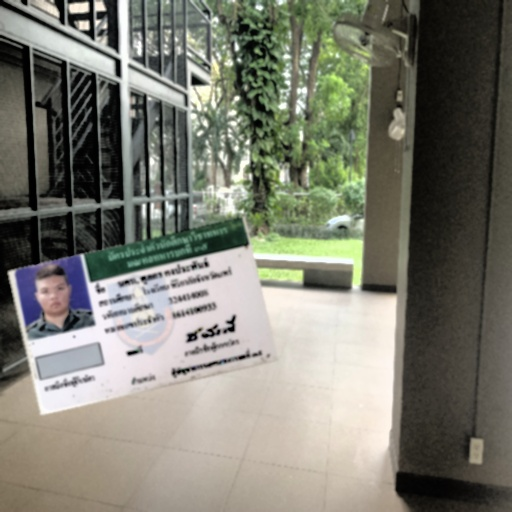
#> input picture dataset/IMG_0623_pii_card2.jpg, 512 x 512 px, found by its file name
$ jupyter execute blurring_image.ipynb
#> lines starting #> are read from the running program, lines starting #| are printed output that depends on the picture
### Blur the output image with Gaussian blur

[cell 1]
# install dependacy
import numpy as np
import cv2
import matplotlib.pyplot as plt

[cell 2]
# convert yolo input to normal input
def convert_ratio(img,centerx,centery,wide,height):
    img_wide,img_height = img.shape[1],img.shape[0]
    centerx = centerx * img_wide
    centery = centery * img_height
    startx = centerx - wide*img_wide/2
    starty = centery - height*img_height/2
    return int(startx),int(starty),int(wide*img_wide),int(height*img_height)

[cell 3]
def blur_image(img):
    image_blurred = cv2.GaussianBlur(img, (9, 9), 1)
    # Generate noise with same shape as that of the image
    noise = np.random.normal(0,50, image_blurred.shape)
    # Add the noise to the image
    img_noised = image_blurred + noise
    img_noised = np.clip(img_noised, 0, 255).astype(np.uint8)
    return img_noised

[cell 4]
def get_blur_image(img,startx,starty,wide,height):
    startx,starty,wide,height = convert_ratio(img,startx,starty,wide,height)
    plt.imshow(img)
    plt.show()
    blured_image = np.copy(img)
    crop_image = img[starty : starty + height , startx : startx + wide]
    plt.imshow(crop_image)
    plt.show()
    crop_image_blurred = blur_image(crop_image)
    plt.imshow(crop_image_blurred)
    plt.show()
    blured_image[starty : starty + height , startx : startx + wide] = crop_image_blurred
    plt.imshow(blured_image)
    plt.show()
    return blured_image

[cell 5]
# test the blurred function
img1 = cv2.imread("../Auto-blur-PII/dataset/IMG_0623_pii_card2.jpg")
#> img1 is the input picture: shape (512, 512, 3); mean B, G, R 112, 123.4, 123.5
img1 = cv2.cvtColor(img1, cv2.COLOR_BGR2RGB)
# 1 0.4384765625 0.65234375 0.556640625 0.42578125
# 1 0.279296875 0.6171875 0.53125 0.390625
get_blur_image(img1,0.279296875,0.6171875,0.53125,0.390625)
#> in get_blur_image, `startx,starty,wide,height = convert_ratio(img,startx,starty,wide,height)`: startx = 7; starty = 216; wide = 272; height = 200
#> in get_blur_image, `crop_image = img[starty : starty + height , startx : startx + wide]`:
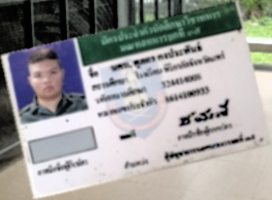
#> crop_image: shape (200, 272, 3); mean R, G, B 155.2, 154.1, 152.5
#> in blur_image, `img_noised = image_blurred + noise`:
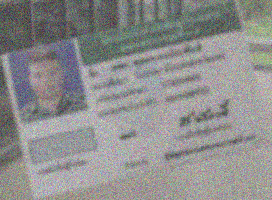
#> img_noised: shape (200, 272, 3) float64; mean R, G, B 155.2, 154.7, 152.7; drawn with min black and max white
#> in blur_image, `img_noised = np.clip(img_noised, 0, 255).astype(np.uint8)`:
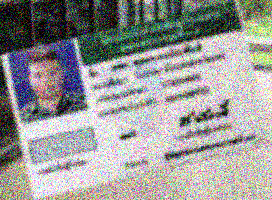
#> img_noised: shape (200, 272, 3); mean R, G, B 152.8, 152.5, 150.7
#> in get_blur_image, `blured_image[starty : starty + height , startx : startx + wide] = crop..`:
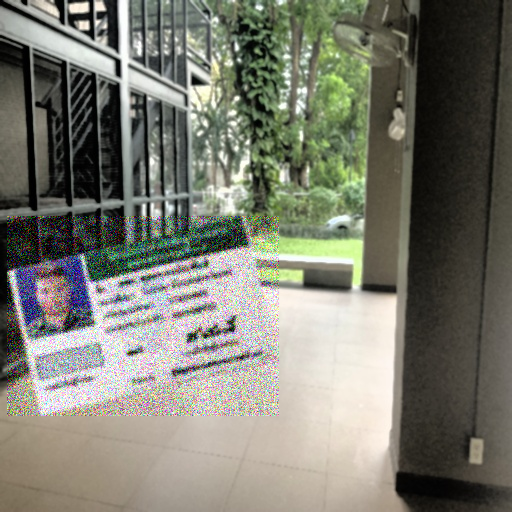
#> blured_image: shape (512, 512, 3); mean R, G, B 123, 123.1, 111.6

$ run again, with dataset/IMG_0623_pii_card1.jpg copied over dataset/IMG_0623_pii_card2.jpg
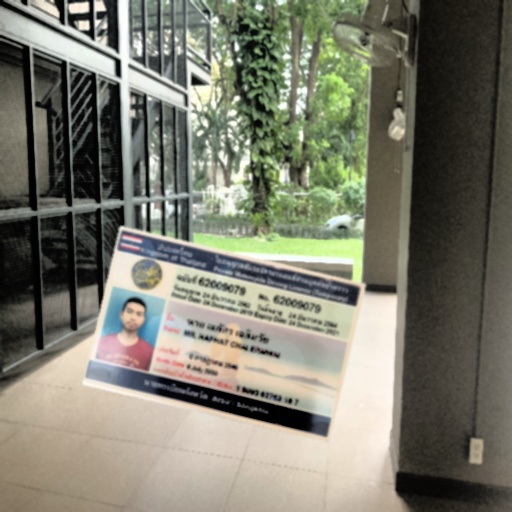
#> input picture dataset/IMG_0623_pii_card1.jpg, 512 x 512 px, found by its file name
#> img1 is the input picture: shape (512, 512, 3); mean B, G, R 109, 122.9, 123.5
#> in get_blur_image, `startx,starty,wide,height = convert_ratio(img,startx,starty,wide,height)`: startx = 7; starty = 216; wide = 272; height = 200
#> in blur_image, `img_noised = np.clip(img_noised, 0, 255).astype(np.uint8)`:
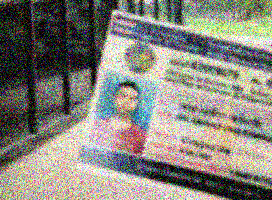
#> img_noised: shape (200, 272, 3); mean R, G, B 136.6, 134.1, 125.4
#> in get_blur_image, `blured_image[starty : starty + height , startx : startx + wide] = crop..`:
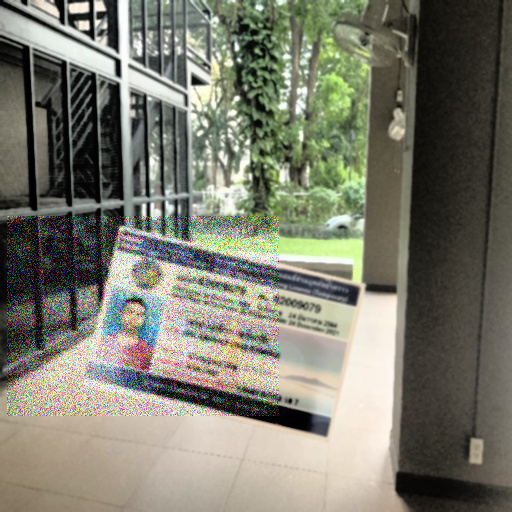
#> blured_image: shape (512, 512, 3); mean R, G, B 123.4, 123.1, 109.3
